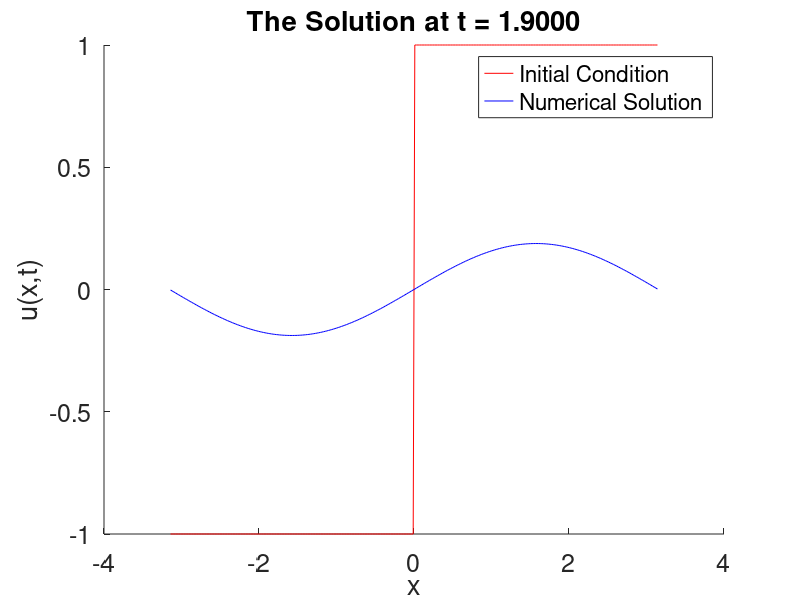
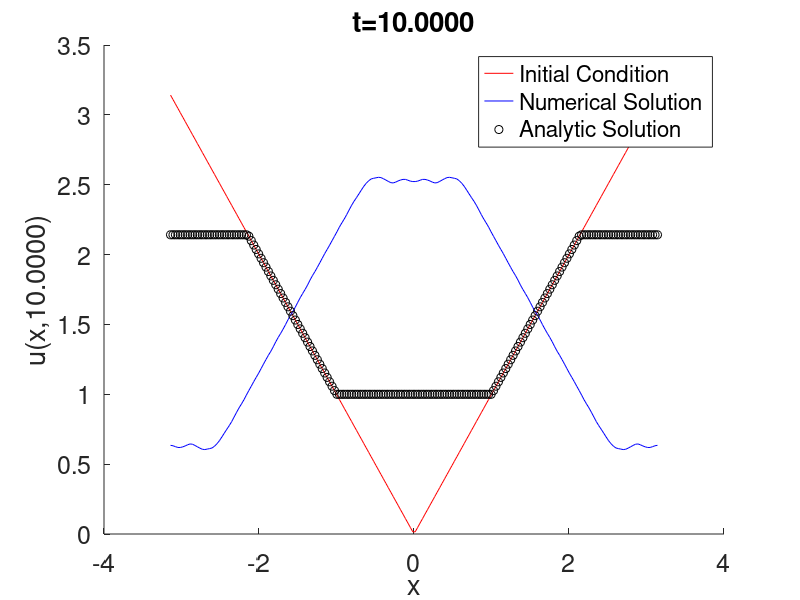

Recreate these plots in MATLAB, in order.
%% Exercise 1: Solving the Heat Equation w/ Periodic Boundary Conditions\
clear
clc
close all

L = 2*pi;
K = 1;

% Semidiscretization

N = 300; 
h = L/(N+1);
x = linspace(-pi,pi,N);

% Forming the matrix with Periodic Boundary Conditions

A = toeplitz([-2 1 zeros(1,N-2)]);
A(1,N) = 1;
A(N,1) = 1;

% Eigenvalue decomposition for A

[V,D] = eig(A); 
lambda = K*diag(D)/(h^2);

% Solution construction

%f = @humps;
%f = @(x) sin(3*x);
%f = @(x) abs(x);
f = @sign; 
u0 = f(x)';
t = 1.9;
C = V\u0;
u = V*(exp(lambda*t).*C);
tt = linspace(0,3,N);

% Analytic Solution

for n = 1:N
    g = @(x) sin(x.*n);
    gg = @(x) f(x).*g(x);
    g1 = @(x) cos(x.*n);
    gg1 = @(x) f(x).*g1(x);
    proj(:,n) = (1/pi)*quadgk(gg,-pi,pi)*g(x);
    proj1(:,n) = (1/pi)*quadgk(gg1,-pi,pi)*g1(x);
    en(n) = exp(-(n^2)*t);
end

uu = (1/(2*pi))*quadgk(f,-pi,pi) + (proj + proj1)*en';

% Plotting the Analytic and Numerical Solutions

figure
hold on
plot(x,u0,'r-'); % Initial Condition
p = plot(x,u,'b-'); % Numerical Solution
%plot(x,uu,'ko'); % Analytic Solution
title(sprintf('The Solution at t = %1.4f',t));
legend('Initial Condition','Numerical Solution','Analytic Solution');
ylabel('u(x,t)');
xlabel('x');
set(gca,'FontSize',18);

% Animating the solution

% for t = tt
%     u = V*(exp(lambda*t).*C);
%     if ishandle(p)
%         set(p,'ydata',u);
%         title(sprintf('t=%1.4f',t),'FontSize',20);
%         ylabel(sprintf('u(x,%1.4f)',t))
%         pause(0.000001);
%     end
% end


% for k = 1:9
%     subplot(3,3,k);
%     hold on
%     plot(x,sign(V(1,k)).*V(:,k),'r.');
%     plot(x,sqrt(2/(N+1))*sin(k*x));
% end

%% Exercise 2: Solving the Wave Equation w/ Periodic Boundary Conditions
clear
close all
clc

L = 2*pi;
K = 1;

% Semidiscretization

N = 200; 
h = L/(N+1);
x = linspace(-pi,pi,N);

% Forming the matrix with Periodic Boundary Conditions

A = toeplitz([-2 1 zeros(1,N-2)]);
A(1,N) = 1;
A(N,1) = 1;

% Eigenvalue decomposition for A

[V,D] = eig(A); 
lambda = K*diag(D)/(h^2);

% Solution construction

%f = @humps;
%f = @(x) sin(3*x);
f = @(x) abs(x);
%f = @sign;
u0 = f(x)';
t = 1;
C = V\u0;
u = V*(cos(sqrt(-lambda)*t).*C);
tt = linspace(0,10,N);

% Analytic Solution

for n = 1:N
    g = @(x) sin(x.*n);
    gg = @(x) f(x).*g(x);
    g1 = @(x) cos(x.*n);
    gg1 = @(x) f(x).*g1(x);
    proj(:,n) = (1/pi)*quadgk(gg,-pi,pi)*g(x);
    proj1(:,n) = (1/pi)*quadgk(gg1,-pi,pi)*g1(x);
    harm(n) = cos(n.*t);
end

uu = (1/(2*pi))*quadgk(f,-pi,pi) + (proj + proj1)*harm';

% Plotting the Analytic and Numerical Solutions

figure
hold on
plot(x,u0,'r-'); % Initial Condition
p = plot(x,u,'b-'); % Numerical Solution
plot(x,uu,'ko'); % Analytic Solution
title(sprintf('The Solution at t = %1.4f',t));
legend('Initial Condition','Numerical Solution','Analytic Solution');
ylabel('u(x,t)');
xlabel('x');
set(gca,'FontSize',18);

% Animating the solution

for t = tt
    u = V*(cos(sqrt(-lambda)*t).*C);
    if ishandle(p)
        set(p,'ydata',u);
        title(sprintf('t=%1.4f',t),'FontSize',20);
        ylabel(sprintf('u(x,%1.4f)',t))
        pause(0.000000000001);
    end
end